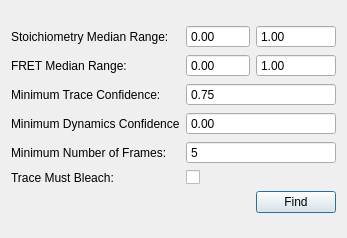
<?xml version="1.0" encoding="UTF-8"?>
<ui version="4.0">
 <class>TraceWindowInspector</class>
 <widget class="QDialog" name="TraceWindowInspector">
  <property name="geometry">
   <rect>
    <x>0</x>
    <y>0</y>
    <width>347</width>
    <height>238</height>
   </rect>
  </property>
  <property name="sizePolicy">
   <sizepolicy hsizetype="Preferred" vsizetype="Preferred">
    <horstretch>0</horstretch>
    <verstretch>0</verstretch>
   </sizepolicy>
  </property>
  <property name="minimumSize">
   <size>
    <width>0</width>
    <height>0</height>
   </size>
  </property>
  <property name="maximumSize">
   <size>
    <width>1000</width>
    <height>1000</height>
   </size>
  </property>
  <property name="windowTitle">
   <string>Adjust</string>
  </property>
  <layout class="QGridLayout" name="gridLayout">
   <item row="4" column="0">
    <layout class="QGridLayout" name="gridLayout_2">
     <item row="1" column="0">
      <widget class="QLabel" name="FretLabel">
       <property name="text">
        <string>FRET Median Range:</string>
       </property>
      </widget>
     </item>
     <item row="0" column="1">
      <widget class="QDoubleSpinBox" name="spinBoxStoiLo">
       <property name="frame">
        <bool>true</bool>
       </property>
       <property name="buttonSymbols">
        <enum>QAbstractSpinBox::NoButtons</enum>
       </property>
       <property name="maximum">
        <double>1.000000000000000</double>
       </property>
       <property name="singleStep">
        <double>0.100000000000000</double>
       </property>
      </widget>
     </item>
     <item row="4" column="0">
      <widget class="QLabel" name="FramesLabel">
       <property name="text">
        <string>Minimum Number of Frames:</string>
       </property>
      </widget>
     </item>
     <item row="1" column="1">
      <widget class="QDoubleSpinBox" name="spinBoxFretLo">
       <property name="frame">
        <bool>true</bool>
       </property>
       <property name="buttonSymbols">
        <enum>QAbstractSpinBox::NoButtons</enum>
       </property>
       <property name="maximum">
        <double>1.000000000000000</double>
       </property>
       <property name="singleStep">
        <double>0.100000000000000</double>
       </property>
      </widget>
     </item>
     <item row="3" column="0">
      <widget class="QLabel" name="FramesLabel_3">
       <property name="text">
        <string>Minimum Dynamics Confidence</string>
       </property>
      </widget>
     </item>
     <item row="3" column="1" colspan="2">
      <widget class="QDoubleSpinBox" name="spinBoxDynamics">
       <property name="frame">
        <bool>true</bool>
       </property>
       <property name="buttonSymbols">
        <enum>QAbstractSpinBox::NoButtons</enum>
       </property>
       <property name="maximum">
        <double>1.000000000000000</double>
       </property>
       <property name="singleStep">
        <double>0.050000000000000</double>
       </property>
      </widget>
     </item>
     <item row="1" column="2">
      <widget class="QDoubleSpinBox" name="spinBoxFretHi">
       <property name="frame">
        <bool>true</bool>
       </property>
       <property name="buttonSymbols">
        <enum>QAbstractSpinBox::NoButtons</enum>
       </property>
       <property name="maximum">
        <double>1.000000000000000</double>
       </property>
       <property name="singleStep">
        <double>0.100000000000000</double>
       </property>
       <property name="value">
        <double>1.000000000000000</double>
       </property>
      </widget>
     </item>
     <item row="0" column="2">
      <widget class="QDoubleSpinBox" name="spinBoxStoiHi">
       <property name="frame">
        <bool>true</bool>
       </property>
       <property name="buttonSymbols">
        <enum>QAbstractSpinBox::NoButtons</enum>
       </property>
       <property name="maximum">
        <double>1.000000000000000</double>
       </property>
       <property name="singleStep">
        <double>0.100000000000000</double>
       </property>
       <property name="value">
        <double>1.000000000000000</double>
       </property>
      </widget>
     </item>
     <item row="2" column="0">
      <widget class="QLabel" name="FramesLabel_2">
       <property name="text">
        <string>Minimum Trace Confidence:</string>
       </property>
      </widget>
     </item>
     <item row="0" column="0">
      <widget class="QLabel" name="StoiLabel">
       <property name="text">
        <string>Stoichiometry Median Range:</string>
       </property>
      </widget>
     </item>
     <item row="4" column="1" colspan="2">
      <widget class="QSpinBox" name="spinBoxMinFrames">
       <property name="buttonSymbols">
        <enum>QAbstractSpinBox::NoButtons</enum>
       </property>
       <property name="maximum">
        <number>1000</number>
       </property>
       <property name="value">
        <number>5</number>
       </property>
      </widget>
     </item>
     <item row="6" column="2">
      <widget class="QPushButton" name="pushButtonFind">
       <property name="text">
        <string>Find</string>
       </property>
      </widget>
     </item>
     <item row="2" column="1" colspan="2">
      <widget class="QDoubleSpinBox" name="spinBoxConfidence">
       <property name="frame">
        <bool>true</bool>
       </property>
       <property name="buttonSymbols">
        <enum>QAbstractSpinBox::NoButtons</enum>
       </property>
       <property name="maximum">
        <double>1.000000000000000</double>
       </property>
       <property name="singleStep">
        <double>0.050000000000000</double>
       </property>
       <property name="value">
        <double>0.750000000000000</double>
       </property>
      </widget>
     </item>
     <item row="5" column="1">
      <widget class="QCheckBox" name="checkBoxBleach">
       <property name="text">
        <string/>
       </property>
      </widget>
     </item>
     <item row="5" column="0">
      <widget class="QLabel" name="FramesLabel_4">
       <property name="text">
        <string>Trace Must Bleach:</string>
       </property>
      </widget>
     </item>
    </layout>
   </item>
  </layout>
 </widget>
 <layoutdefault spacing="6" margin="11"/>
 <tabstops>
  <tabstop>spinBoxStoiLo</tabstop>
  <tabstop>spinBoxStoiHi</tabstop>
  <tabstop>spinBoxFretLo</tabstop>
  <tabstop>spinBoxFretHi</tabstop>
  <tabstop>spinBoxConfidence</tabstop>
  <tabstop>spinBoxDynamics</tabstop>
  <tabstop>spinBoxMinFrames</tabstop>
  <tabstop>pushButtonFind</tabstop>
 </tabstops>
 <resources/>
 <connections/>
</ui>
